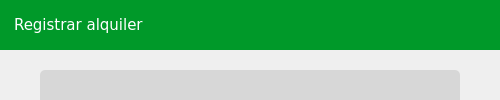
                           <widget class="QWidget" name="alquileresRegistrar">
                            <layout class="QVBoxLayout" name="verticalLayout_30">
                             <property name="spacing">
                              <number>0</number>
                             </property>
                             <property name="leftMargin">
                              <number>0</number>
                             </property>
                             <property name="topMargin">
                              <number>0</number>
                             </property>
                             <property name="rightMargin">
                              <number>0</number>
                             </property>
                             <property name="bottomMargin">
                              <number>0</number>
                             </property>
                             <item>
                              <widget class="QFrame" name="frame_3">
                               <property name="minimumSize">
                                <size>
                                 <width>500</width>
                                 <height>0</height>
                                </size>
                               </property>
                               <property name="maximumSize">
                                <size>
                                 <width>0</width>
                                 <height>16777215</height>
                                </size>
                               </property>
                               <property name="styleSheet">
                                <string notr="true"/>
                               </property>
                               <property name="frameShape">
                                <enum>QFrame::NoFrame</enum>
                               </property>
                               <property name="frameShadow">
                                <enum>QFrame::Raised</enum>
                               </property>
                               <layout class="QVBoxLayout" name="verticalLayout_29">
                                <property name="spacing">
                                 <number>0</number>
                                </property>
                                <property name="leftMargin">
                                 <number>0</number>
                                </property>
                                <property name="topMargin">
                                 <number>0</number>
                                </property>
                                <property name="rightMargin">
                                 <number>0</number>
                                </property>
                                <property name="bottomMargin">
                                 <number>0</number>
                                </property>
                                <item>
                                 <widget class="QFrame" name="framesRegistroAlquiler_2">
                                  <property name="minimumSize">
                                   <size>
                                    <width>0</width>
                                    <height>50</height>
                                   </size>
                                  </property>
                                  <property name="maximumSize">
                                   <size>
                                    <width>16777215</width>
                                    <height>50</height>
                                   </size>
                                  </property>
                                  <property name="styleSheet">
                                   <string notr="true">background-color: #009929;</string>
                                  </property>
                                  <property name="frameShape">
                                   <enum>QFrame::NoFrame</enum>
                                  </property>
                                  <property name="frameShadow">
                                   <enum>QFrame::Raised</enum>
                                  </property>
                                  <layout class="QHBoxLayout" name="horizontalLayout_11">
                                   <property name="spacing">
                                    <number>0</number>
                                   </property>
                                   <property name="leftMargin">
                                    <number>0</number>
                                   </property>
                                   <property name="topMargin">
                                    <number>0</number>
                                   </property>
                                   <property name="rightMargin">
                                    <number>0</number>
                                   </property>
                                   <property name="bottomMargin">
                                    <number>0</number>
                                   </property>
                                   <item>
                                    <widget class="QLabel" name="lblTituloRegistroAlquiler">
                                     <property name="font">
                                      <font>
                                       <family>Verdana</family>
                                       <pointsize>11</pointsize>
                                      </font>
                                     </property>
                                     <property name="styleSheet">
                                      <string notr="true">QLabel{
	background-color: transparent;
	color: #fff;
	padding: 10px;
}</string>
                                     </property>
                                     <property name="text">
                                      <string>Registrar alquiler</string>
                                     </property>
                                    </widget>
                                   </item>
                                   <item>
                                    <widget class="QPushButton" name="btnCerrarRegistroAlquiler">
                                     <property name="minimumSize">
                                      <size>
                                       <width>50</width>
                                       <height>0</height>
                                      </size>
                                     </property>
                                     <property name="maximumSize">
                                      <size>
                                       <width>50</width>
                                       <height>16777215</height>
                                      </size>
                                     </property>
                                     <property name="cursor">
                                      <cursorShape>PointingHandCursor</cursorShape>
                                     </property>
                                     <property name="styleSheet">
                                      <string notr="true">QPushButton{
	border: none;
	background-color: transparent;
	padding: 10px;
}
</string>
                                     </property>
                                     <property name="text">
                                      <string/>
                                     </property>
                                     <property name="icon">
                                      <iconset resource="../Iconos/Iconos.qrc">
                                       <normaloff>:/Iconos/cerrar.png</normaloff>:/Iconos/cerrar.png</iconset>
                                     </property>
                                     <property name="iconSize">
                                      <size>
                                       <width>20</width>
                                       <height>20</height>
                                      </size>
                                     </property>
                                    </widget>
                                   </item>
                                  </layout>
                                 </widget>
                                </item>
                                <item>
                                 <widget class="QFrame" name="framesRegistroAlquiler">
                                  <property name="frameShape">
                                   <enum>QFrame::NoFrame</enum>
                                  </property>
                                  <property name="frameShadow">
                                   <enum>QFrame::Raised</enum>
                                  </property>
                                  <widget class="QLineEdit" name="txtDocumentoRegistroAlquiler">
                                   <property name="geometry">
                                    <rect>
                                     <x>40</x>
                                     <y>80</y>
                                     <width>420</width>
                                     <height>40</height>
                                    </rect>
                                   </property>
                                   <property name="font">
                                    <font>
                                     <family>Verdana</family>
                                     <pointsize>10</pointsize>
                                    </font>
                                   </property>
                                   <property name="styleSheet">
                                    <string notr="true">QLineEdit{
	background-color: #d7d7d7;
	border: none;
	border-radius: 5px;
	padding: 10px;
}
QLineEdit:focus {
	border: 2px solid rgb(91, 101, 124);
}</string>
                                   </property>
                                   <property name="maxLength">
                                    <number>12</number>
                                   </property>
                                   <property name="placeholderText">
                                    <string>Número de documento</string>
                                   </property>
                                   <property name="clearButtonEnabled">
                                    <bool>true</bool>
                                   </property>
                                  </widget>
                                  <widget class="QComboBox" name="cmbPropiedadRegistroAlquiler">
                                   <property name="geometry">
                                    <rect>
                                     <x>40</x>
                                     <y>140</y>
                                     <width>421</width>
                                     <height>40</height>
                                    </rect>
                                   </property>
                                   <property name="font">
                                    <font>
                                     <family>Verdana</family>
                                     <pointsize>10</pointsize>
                                    </font>
                                   </property>
                                   <property name="cursor">
                                    <cursorShape>PointingHandCursor</cursorShape>
                                   </property>
                                   <property name="styleSheet">
                                    <string notr="true">QComboBox{
	background-color: #d7d7d7;
	border-radius: 5px;
	padding-left: 10px;
}
QComboBox:hover {
	border: 2px solid rgb(91, 101, 124);
}

QComboBox, QAbstractItemView {
	color: #000;	
	background-color: #d7d7d7;
	selection-background-color: #cdcdcd;
	selection-color: #000;
}
QComboBox::drop-down {
    width: 30px;
	padding: 5px;
    image: url(:Iconos/seleccionar.png);
}</string>
                                   </property>
                                   <item>
                                    <property name="text">
                                     <string>Propiedad</string>
                                    </property>
                                   </item>
                                  </widget>
                                  <widget class="QLineEdit" name="txtCantidadPersonasRegistroAlquiler">
                                   <property name="geometry">
                                    <rect>
                                     <x>40</x>
                                     <y>200</y>
                                     <width>200</width>
                                     <height>40</height>
                                    </rect>
                                   </property>
                                   <property name="font">
                                    <font>
                                     <family>Verdana</family>
                                     <pointsize>10</pointsize>
                                    </font>
                                   </property>
                                   <property name="styleSheet">
                                    <string notr="true">QLineEdit{
	background-color: #d7d7d7;
	border: none;
	border-radius: 5px;
	padding: 10px;
}
QLineEdit:focus {
	border: 2px solid rgb(91, 101, 124);
}</string>
                                   </property>
                                   <property name="maxLength">
                                    <number>100</number>
                                   </property>
                                   <property name="placeholderText">
                                    <string>Cantidad de personas</string>
                                   </property>
                                   <property name="clearButtonEnabled">
                                    <bool>true</bool>
                                   </property>
                                  </widget>
                                  <widget class="QLineEdit" name="txtCantidadMascotasRegistroAlquiler">
                                   <property name="geometry">
                                    <rect>
                                     <x>250</x>
                                     <y>200</y>
                                     <width>210</width>
                                     <height>40</height>
                                    </rect>
                                   </property>
                                   <property name="font">
                                    <font>
                                     <family>Verdana</family>
                                     <pointsize>10</pointsize>
                                    </font>
                                   </property>
                                   <property name="styleSheet">
                                    <string notr="true">QLineEdit{
	background-color: #d7d7d7;
	border: none;
	border-radius: 5px;
	padding: 10px;
}
QLineEdit:focus {
	border: 2px solid rgb(91, 101, 124);
}</string>
                                   </property>
                                   <property name="maxLength">
                                    <number>100</number>
                                   </property>
                                   <property name="placeholderText">
                                    <string>Cantidad de mascotas</string>
                                   </property>
                                   <property name="clearButtonEnabled">
                                    <bool>true</bool>
                                   </property>
                                  </widget>
                                  <widget class="QLineEdit" name="txtPrecioRegistroAlquiler">
                                   <property name="geometry">
                                    <rect>
                                     <x>40</x>
                                     <y>380</y>
                                     <width>420</width>
                                     <height>40</height>
                                    </rect>
                                   </property>
                                   <property name="font">
                                    <font>
                                     <family>Verdana</family>
                                     <pointsize>10</pointsize>
                                    </font>
                                   </property>
                                   <property name="styleSheet">
                                    <string notr="true">QLineEdit{
	background-color: #d7d7d7;
	border: none;
	border-radius: 5px;
	padding: 10px;
}
QLineEdit:focus {
	border: 2px solid rgb(91, 101, 124);
}</string>
                                   </property>
                                   <property name="text">
                                    <string/>
                                   </property>
                                   <property name="placeholderText">
                                    <string>Precio</string>
                                   </property>
                                   <property name="clearButtonEnabled">
                                    <bool>true</bool>
                                   </property>
                                  </widget>
                                  <widget class="QPushButton" name="btnConfirmarRegistroAlquiler">
                                   <property name="geometry">
                                    <rect>
                                     <x>210</x>
                                     <y>450</y>
                                     <width>120</width>
                                     <height>40</height>
                                    </rect>
                                   </property>
                                   <property name="font">
                                    <font>
                                     <family>Verdana</family>
                                     <pointsize>10</pointsize>
                                    </font>
                                   </property>
                                   <property name="cursor">
                                    <cursorShape>PointingHandCursor</cursorShape>
                                   </property>
                                   <property name="focusPolicy">
                                    <enum>Qt::NoFocus</enum>
                                   </property>
                                   <property name="styleSheet">
                                    <string notr="true">QPushButton{
	background-color: #1c1c1c;
	border:none;
	border-radius: 5px;
	color:#fff;
	padding-left: 15px;
	padding-right: 15px;
}
QPushButton:hover{
	background-color: #000000;
}</string>
                                   </property>
                                   <property name="text">
                                    <string>Confirmar</string>
                                   </property>
                                   <property name="icon">
                                    <iconset resource="../Iconos/Iconos.qrc">
                                     <normaloff>:/Iconos/confirmar.png</normaloff>:/Iconos/confirmar.png</iconset>
                                   </property>
                                   <property name="iconSize">
                                    <size>
                                     <width>20</width>
                                     <height>20</height>
                                    </size>
                                   </property>
                                  </widget>
                                  <widget class="QPushButton" name="btnCancelarRegistroAlquiler">
                                   <property name="geometry">
                                    <rect>
                                     <x>340</x>
                                     <y>450</y>
                                     <width>120</width>
                                     <height>40</height>
                                    </rect>
                                   </property>
                                   <property name="font">
                                    <font>
                                     <family>Verdana</family>
                                     <pointsize>10</pointsize>
                                    </font>
                                   </property>
                                   <property name="cursor">
                                    <cursorShape>PointingHandCursor</cursorShape>
                                   </property>
                                   <property name="focusPolicy">
                                    <enum>Qt::NoFocus</enum>
                                   </property>
                                   <property name="styleSheet">
                                    <string notr="true">QPushButton{
	background-color: #7f7f7f;
	border:none;
	border-radius: 5px;
	color:#fff;
	padding-left: 15px;
	padding-right: 15px;
}
QPushButton:hover{
	background-color: #595959
}</string>
                                   </property>
                                   <property name="text">
                                    <string>Cancelar</string>
                                   </property>
                                   <property name="icon">
                                    <iconset resource="../Iconos/Iconos.qrc">
                                     <normaloff>:/Iconos/cancelar.png</normaloff>:/Iconos/cancelar.png</iconset>
                                   </property>
                                   <property name="iconSize">
                                    <size>
                                     <width>20</width>
                                     <height>20</height>
                                    </size>
                                   </property>
                                  </widget>
                                  <widget class="QLineEdit" name="txtReservaRegistroAlquiler">
                                   <property name="geometry">
                                    <rect>
                                     <x>40</x>
                                     <y>20</y>
                                     <width>420</width>
                                     <height>40</height>
                                    </rect>
                                   </property>
                                   <property name="font">
                                    <font>
                                     <family>Verdana</family>
                                     <pointsize>10</pointsize>
                                    </font>
                                   </property>
                                   <property name="cursor">
                                    <cursorShape>BlankCursor</cursorShape>
                                   </property>
                                   <property name="styleSheet">
                                    <string notr="true">QLineEdit{
	background-color: #d7d7d7;
	border: none;
	border-radius: 5px;
	padding: 10px;
}
</string>
                                   </property>
                                   <property name="text">
                                    <string/>
                                   </property>
                                   <property name="maxLength">
                                    <number>100</number>
                                   </property>
                                   <property name="alignment">
                                    <set>Qt::AlignCenter</set>
                                   </property>
                                   <property name="readOnly">
                                    <bool>true</bool>
                                   </property>
                                   <property name="placeholderText">
                                    <string/>
                                   </property>
                                   <property name="clearButtonEnabled">
                                    <bool>false</bool>
                                   </property>
                                  </widget>
                                  <widget class="QLineEdit" name="txtHoraLlegadaRegistroAlquiler">
                                   <property name="geometry">
                                    <rect>
                                     <x>250</x>
                                     <y>260</y>
                                     <width>210</width>
                                     <height>40</height>
                                    </rect>
                                   </property>
                                   <property name="font">
                                    <font>
                                     <family>Verdana</family>
                                     <pointsize>10</pointsize>
                                    </font>
                                   </property>
                                   <property name="styleSheet">
                                    <string notr="true">QLineEdit{
	background-color: #d7d7d7;
	border: none;
	border-radius: 5px;
	padding: 10px;
}
QLineEdit:focus {
	border: 2px solid rgb(91, 101, 124);
}</string>
                                   </property>
                                   <property name="text">
                                    <string/>
                                   </property>
                                   <property name="maxLength">
                                    <number>5</number>
                                   </property>
                                   <property name="placeholderText">
                                    <string>Hora de llegada</string>
                                   </property>
                                   <property name="clearButtonEnabled">
                                    <bool>true</bool>
                                   </property>
                                  </widget>
                                  <widget class="QDateEdit" name="dtFechaLlegadaRegistroAlquiler">
                                   <property name="geometry">
                                    <rect>
                                     <x>40</x>
                                     <y>260</y>
                                     <width>200</width>
                                     <height>40</height>
                                    </rect>
                                   </property>
                                   <property name="font">
                                    <font>
                                     <family>Verdana</family>
                                     <pointsize>10</pointsize>
                                    </font>
                                   </property>
                                   <property name="styleSheet">
                                    <string notr="true">QDateEdit{
	background-color: #d7d7d7;
	border: none;
	border-radius: 5px;
	padding: 10px;
}
QDateEdit:focus {
	border: 2px solid rgb(91, 101, 124);
}

QDateEdit::drop-down {
    width: 30px;
	padding: 5px;
    image: url(:Iconos/calendario.png);
}

QCalendarWidget QToolButton{
height: 25px;
color: white;
font-size: 12px;
icon-size: 20px;
}


QCalendarWidget  QAbstractItemView{
font-size: 12px;
selection-color: white;
selection-background-color: #1597E5;
}

QCalendarWidget #qt_calendar_prevmonth {
   qproperty-icon: url(:Iconos/seleccionar-izquierda.png);
}
QCalendarWidget #qt_calendar_nextmonth {
   qproperty-icon: url(:Iconos/seleccionar-derecha.png);
}
</string>
                                   </property>
                                   <property name="currentSection">
                                    <enum>QDateTimeEdit::DaySection</enum>
                                   </property>
                                   <property name="displayFormat">
                                    <string>dd/MM/yyyy</string>
                                   </property>
                                   <property name="calendarPopup">
                                    <bool>true</bool>
                                   </property>
                                  </widget>
                                  <widget class="QDateEdit" name="dtFechaSalidaRegistroAlquiler">
                                   <property name="geometry">
                                    <rect>
                                     <x>40</x>
                                     <y>320</y>
                                     <width>200</width>
                                     <height>40</height>
                                    </rect>
                                   </property>
                                   <property name="font">
                                    <font>
                                     <family>Verdana</family>
                                     <pointsize>10</pointsize>
                                    </font>
                                   </property>
                                   <property name="styleSheet">
                                    <string notr="true">QDateEdit{
	background-color: #d7d7d7;
	border: none;
	border-radius: 5px;
	padding: 10px;
}
QDateEdit:focus {
	border: 2px solid rgb(91, 101, 124);
}

QDateEdit::drop-down {
    width: 30px;
	padding: 5px;
    image: url(:Iconos/calendario.png);
}

QCalendarWidget QToolButton{
height: 25px;
color: white;
font-size: 12px;
icon-size: 20px;
}


QCalendarWidget  QAbstractItemView{
font-size: 12px;
selection-color: white;
selection-background-color: #1597E5;
}

QCalendarWidget #qt_calendar_prevmonth {
   qproperty-icon: url(:Iconos/seleccionar-izquierda.png);
}
QCalendarWidget #qt_calendar_nextmonth {
   qproperty-icon: url(:Iconos/seleccionar-derecha.png);
}
</string>
                                   </property>
                                   <property name="calendarPopup">
                                    <bool>true</bool>
                                   </property>
                                  </widget>
                                  <widget class="QLineEdit" name="txtHoraSalidaRegistroAlquiler">
                                   <property name="geometry">
                                    <rect>
                                     <x>250</x>
                                     <y>320</y>
                                     <width>210</width>
                                     <height>40</height>
                                    </rect>
                                   </property>
                                   <property name="font">
                                    <font>
                                     <family>Verdana</family>
                                     <pointsize>10</pointsize>
                                    </font>
                                   </property>
                                   <property name="styleSheet">
                                    <string notr="true">QLineEdit{
	background-color: #d7d7d7;
	border: none;
	border-radius: 5px;
	padding: 10px;
}
QLineEdit:focus {
	border: 2px solid rgb(91, 101, 124);
}</string>
                                   </property>
                                   <property name="text">
                                    <string/>
                                   </property>
                                   <property name="maxLength">
                                    <number>5</number>
                                   </property>
                                   <property name="placeholderText">
                                    <string>Hora de salida</string>
                                   </property>
                                   <property name="clearButtonEnabled">
                                    <bool>true</bool>
                                   </property>
                                  </widget>
                                 </widget>
                                </item>
                               </layout>
                              </widget>
                             </item>
                            </layout>
                           </widget>
